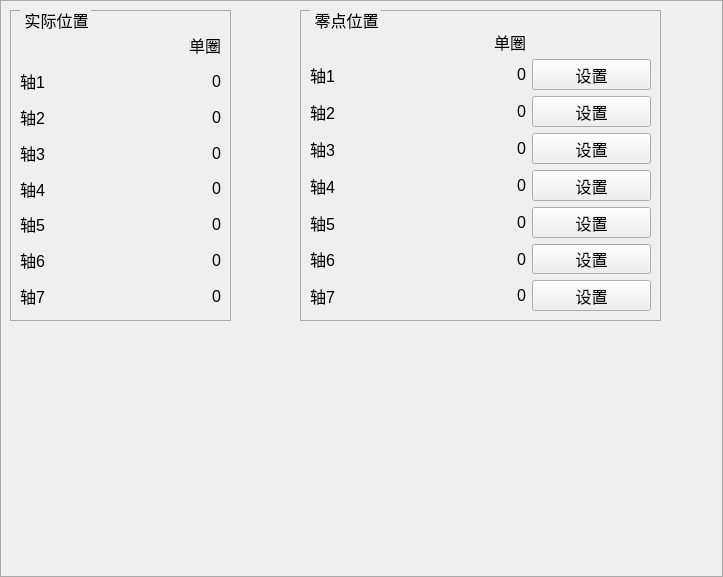
<?xml version="1.0" encoding="UTF-8"?>
<ui version="4.0">
 <class>CToolCoorSetUi</class>
 <widget class="QWidget" name="CToolCoorSetUi">
  <property name="geometry">
   <rect>
    <x>0</x>
    <y>0</y>
    <width>723</width>
    <height>577</height>
   </rect>
  </property>
  <property name="windowTitle">
   <string>Form</string>
  </property>
  <widget class="QGroupBox" name="groupBox">
   <property name="geometry">
    <rect>
     <x>0</x>
     <y>0</y>
     <width>723</width>
     <height>577</height>
    </rect>
   </property>
   <property name="styleSheet">
    <string notr="true">QGroupBox {
            border-color: rgb(170, 170, 170);
            border-width: 1px;
            border-style: solid;
            margin-top: 1ex;
			font: 16px
        }
        QGroupBox::title {
            subcontrol-origin: margin;
            subcontrol-position: top left;
            left: 10px;
            margin-left: 2px;
            padding: 0  0px;
        }</string>
   </property>
   <widget class="QGroupBox" name="groupBox_2">
    <property name="geometry">
     <rect>
      <x>10</x>
      <y>10</y>
      <width>221</width>
      <height>311</height>
     </rect>
    </property>
    <property name="title">
     <string>实际位置</string>
    </property>
    <widget class="QWidget" name="gridLayoutWidget_3">
     <property name="geometry">
      <rect>
       <x>10</x>
       <y>20</y>
       <width>201</width>
       <height>281</height>
      </rect>
     </property>
     <layout class="QGridLayout" name="gridLayout_3" columnstretch="1,4,8">
      <item row="1" column="0">
       <widget class="QLabel" name="label_28">
        <property name="font">
         <font>
          <pointsize>12</pointsize>
         </font>
        </property>
        <property name="text">
         <string>轴1</string>
        </property>
       </widget>
      </item>
      <item row="4" column="2">
       <widget class="QLabel" name="axis4_single">
        <property name="font">
         <font>
          <pointsize>12</pointsize>
         </font>
        </property>
        <property name="text">
         <string>0</string>
        </property>
        <property name="alignment">
         <set>Qt::AlignRight|Qt::AlignTrailing|Qt::AlignVCenter</set>
        </property>
       </widget>
      </item>
      <item row="3" column="0">
       <widget class="QLabel" name="label_35">
        <property name="font">
         <font>
          <pointsize>12</pointsize>
         </font>
        </property>
        <property name="text">
         <string>轴3</string>
        </property>
       </widget>
      </item>
      <item row="6" column="0">
       <widget class="QLabel" name="label_40">
        <property name="font">
         <font>
          <pointsize>12</pointsize>
         </font>
        </property>
        <property name="text">
         <string>轴6</string>
        </property>
       </widget>
      </item>
      <item row="2" column="0">
       <widget class="QLabel" name="label_15">
        <property name="font">
         <font>
          <pointsize>12</pointsize>
         </font>
        </property>
        <property name="text">
         <string>轴2</string>
        </property>
       </widget>
      </item>
      <item row="3" column="1">
       <widget class="QLabel" name="axis3_multi">
        <property name="text">
         <string/>
        </property>
       </widget>
      </item>
      <item row="3" column="2">
       <widget class="QLabel" name="axis3_single">
        <property name="font">
         <font>
          <pointsize>12</pointsize>
         </font>
        </property>
        <property name="text">
         <string>0</string>
        </property>
        <property name="alignment">
         <set>Qt::AlignRight|Qt::AlignTrailing|Qt::AlignVCenter</set>
        </property>
       </widget>
      </item>
      <item row="1" column="1">
       <widget class="QLabel" name="axis1_multi">
        <property name="text">
         <string/>
        </property>
       </widget>
      </item>
      <item row="4" column="0">
       <widget class="QLabel" name="label_38">
        <property name="font">
         <font>
          <pointsize>12</pointsize>
         </font>
        </property>
        <property name="text">
         <string>轴4</string>
        </property>
       </widget>
      </item>
      <item row="4" column="1">
       <widget class="QLabel" name="axis4_multi">
        <property name="text">
         <string/>
        </property>
       </widget>
      </item>
      <item row="6" column="1">
       <widget class="QLabel" name="axis6_multi">
        <property name="text">
         <string/>
        </property>
       </widget>
      </item>
      <item row="1" column="2">
       <widget class="QLabel" name="axis1_single">
        <property name="font">
         <font>
          <pointsize>12</pointsize>
         </font>
        </property>
        <property name="text">
         <string>0</string>
        </property>
        <property name="alignment">
         <set>Qt::AlignRight|Qt::AlignTrailing|Qt::AlignVCenter</set>
        </property>
       </widget>
      </item>
      <item row="0" column="1">
       <widget class="QLabel" name="real_multi">
        <property name="text">
         <string/>
        </property>
       </widget>
      </item>
      <item row="2" column="2">
       <widget class="QLabel" name="axis2_single">
        <property name="font">
         <font>
          <pointsize>12</pointsize>
         </font>
        </property>
        <property name="text">
         <string>0</string>
        </property>
        <property name="alignment">
         <set>Qt::AlignRight|Qt::AlignTrailing|Qt::AlignVCenter</set>
        </property>
       </widget>
      </item>
      <item row="0" column="2">
       <widget class="QLabel" name="real_single">
        <property name="font">
         <font>
          <pointsize>12</pointsize>
         </font>
        </property>
        <property name="text">
         <string>单圈</string>
        </property>
        <property name="alignment">
         <set>Qt::AlignRight|Qt::AlignTrailing|Qt::AlignVCenter</set>
        </property>
       </widget>
      </item>
      <item row="2" column="1">
       <widget class="QLabel" name="axis2_multi">
        <property name="text">
         <string/>
        </property>
       </widget>
      </item>
      <item row="5" column="2">
       <widget class="QLabel" name="axis5_single">
        <property name="font">
         <font>
          <pointsize>12</pointsize>
         </font>
        </property>
        <property name="text">
         <string>0</string>
        </property>
        <property name="alignment">
         <set>Qt::AlignRight|Qt::AlignTrailing|Qt::AlignVCenter</set>
        </property>
       </widget>
      </item>
      <item row="5" column="1">
       <widget class="QLabel" name="axis5_multi">
        <property name="text">
         <string/>
        </property>
       </widget>
      </item>
      <item row="6" column="2">
       <widget class="QLabel" name="axis6_single">
        <property name="font">
         <font>
          <pointsize>12</pointsize>
         </font>
        </property>
        <property name="text">
         <string>0</string>
        </property>
        <property name="alignment">
         <set>Qt::AlignRight|Qt::AlignTrailing|Qt::AlignVCenter</set>
        </property>
       </widget>
      </item>
      <item row="5" column="0">
       <widget class="QLabel" name="axis4_zero_multi_4">
        <property name="font">
         <font>
          <pointsize>12</pointsize>
         </font>
        </property>
        <property name="text">
         <string>轴5</string>
        </property>
       </widget>
      </item>
      <item row="7" column="0">
       <widget class="QLabel" name="label_41">
        <property name="font">
         <font>
          <pointsize>12</pointsize>
         </font>
        </property>
        <property name="text">
         <string>轴7</string>
        </property>
       </widget>
      </item>
      <item row="7" column="2">
       <widget class="QLabel" name="axis7_single">
        <property name="font">
         <font>
          <pointsize>12</pointsize>
         </font>
        </property>
        <property name="text">
         <string>0</string>
        </property>
        <property name="alignment">
         <set>Qt::AlignRight|Qt::AlignTrailing|Qt::AlignVCenter</set>
        </property>
       </widget>
      </item>
      <item row="7" column="1">
       <widget class="QLabel" name="axis7_multi">
        <property name="text">
         <string/>
        </property>
       </widget>
      </item>
     </layout>
    </widget>
   </widget>
   <widget class="QGroupBox" name="groupBox_3">
    <property name="geometry">
     <rect>
      <x>300</x>
      <y>10</y>
      <width>361</width>
      <height>311</height>
     </rect>
    </property>
    <property name="title">
     <string>零点位置</string>
    </property>
    <widget class="QWidget" name="gridLayoutWidget_2">
     <property name="geometry">
      <rect>
       <x>10</x>
       <y>20</y>
       <width>341</width>
       <height>281</height>
      </rect>
     </property>
     <layout class="QGridLayout" name="gridLayout_2" columnstretch="1,4,8,8">
      <item row="4" column="3">
       <widget class="QPushButton" name="setzeroaxis4">
        <property name="font">
         <font>
          <pointsize>12</pointsize>
         </font>
        </property>
        <property name="text">
         <string>设置</string>
        </property>
       </widget>
      </item>
      <item row="6" column="3">
       <widget class="QPushButton" name="setzeroaxis6">
        <property name="font">
         <font>
          <pointsize>12</pointsize>
         </font>
        </property>
        <property name="text">
         <string>设置</string>
        </property>
       </widget>
      </item>
      <item row="5" column="1">
       <widget class="QLabel" name="axis5_zero_multi">
        <property name="text">
         <string/>
        </property>
       </widget>
      </item>
      <item row="0" column="1">
       <widget class="QLabel" name="zero_multi">
        <property name="text">
         <string/>
        </property>
       </widget>
      </item>
      <item row="5" column="2">
       <widget class="QLabel" name="axis5_zero_single">
        <property name="font">
         <font>
          <pointsize>12</pointsize>
         </font>
        </property>
        <property name="text">
         <string>0</string>
        </property>
        <property name="alignment">
         <set>Qt::AlignRight|Qt::AlignTrailing|Qt::AlignVCenter</set>
        </property>
       </widget>
      </item>
      <item row="6" column="2">
       <widget class="QLabel" name="axis6_zero_single">
        <property name="font">
         <font>
          <pointsize>12</pointsize>
         </font>
        </property>
        <property name="text">
         <string>0</string>
        </property>
        <property name="alignment">
         <set>Qt::AlignRight|Qt::AlignTrailing|Qt::AlignVCenter</set>
        </property>
       </widget>
      </item>
      <item row="4" column="1">
       <widget class="QLabel" name="axis4_zero_multi">
        <property name="text">
         <string/>
        </property>
       </widget>
      </item>
      <item row="5" column="0">
       <widget class="QLabel" name="axis4_zero_multi_3">
        <property name="font">
         <font>
          <pointsize>12</pointsize>
         </font>
        </property>
        <property name="text">
         <string>轴5</string>
        </property>
       </widget>
      </item>
      <item row="0" column="2">
       <widget class="QLabel" name="zero_single">
        <property name="maximumSize">
         <size>
          <width>16777215</width>
          <height>23</height>
         </size>
        </property>
        <property name="font">
         <font>
          <pointsize>12</pointsize>
         </font>
        </property>
        <property name="text">
         <string>单圈</string>
        </property>
        <property name="alignment">
         <set>Qt::AlignRight|Qt::AlignTrailing|Qt::AlignVCenter</set>
        </property>
       </widget>
      </item>
      <item row="2" column="3">
       <widget class="QPushButton" name="setzeroaxis2">
        <property name="font">
         <font>
          <pointsize>12</pointsize>
         </font>
        </property>
        <property name="text">
         <string>设置</string>
        </property>
       </widget>
      </item>
      <item row="6" column="1">
       <widget class="QLabel" name="axis6_zero_multi">
        <property name="text">
         <string/>
        </property>
       </widget>
      </item>
      <item row="3" column="1">
       <widget class="QLabel" name="axis3_zero_multi">
        <property name="text">
         <string/>
        </property>
       </widget>
      </item>
      <item row="3" column="2">
       <widget class="QLabel" name="axis3_zero_single">
        <property name="font">
         <font>
          <pointsize>12</pointsize>
         </font>
        </property>
        <property name="text">
         <string>0</string>
        </property>
        <property name="alignment">
         <set>Qt::AlignRight|Qt::AlignTrailing|Qt::AlignVCenter</set>
        </property>
       </widget>
      </item>
      <item row="6" column="0">
       <widget class="QLabel" name="label_39">
        <property name="font">
         <font>
          <pointsize>12</pointsize>
         </font>
        </property>
        <property name="text">
         <string>轴6</string>
        </property>
       </widget>
      </item>
      <item row="1" column="1">
       <widget class="QLabel" name="axis1_zero_multi">
        <property name="text">
         <string/>
        </property>
       </widget>
      </item>
      <item row="2" column="0">
       <widget class="QLabel" name="label_12">
        <property name="font">
         <font>
          <pointsize>12</pointsize>
         </font>
        </property>
        <property name="text">
         <string>轴2</string>
        </property>
       </widget>
      </item>
      <item row="4" column="0">
       <widget class="QLabel" name="label_37">
        <property name="font">
         <font>
          <pointsize>12</pointsize>
         </font>
        </property>
        <property name="text">
         <string>轴4</string>
        </property>
       </widget>
      </item>
      <item row="4" column="2">
       <widget class="QLabel" name="axis4_zero_single">
        <property name="font">
         <font>
          <pointsize>12</pointsize>
         </font>
        </property>
        <property name="text">
         <string>0</string>
        </property>
        <property name="alignment">
         <set>Qt::AlignRight|Qt::AlignTrailing|Qt::AlignVCenter</set>
        </property>
       </widget>
      </item>
      <item row="1" column="0">
       <widget class="QLabel" name="label_27">
        <property name="font">
         <font>
          <pointsize>12</pointsize>
         </font>
        </property>
        <property name="text">
         <string>轴1</string>
        </property>
       </widget>
      </item>
      <item row="5" column="3">
       <widget class="QPushButton" name="setzeroaxis5">
        <property name="font">
         <font>
          <pointsize>12</pointsize>
         </font>
        </property>
        <property name="text">
         <string>设置</string>
        </property>
       </widget>
      </item>
      <item row="1" column="3">
       <widget class="QPushButton" name="setzeroaxis1">
        <property name="font">
         <font>
          <pointsize>12</pointsize>
         </font>
        </property>
        <property name="text">
         <string>设置</string>
        </property>
       </widget>
      </item>
      <item row="3" column="0">
       <widget class="QLabel" name="label_34">
        <property name="font">
         <font>
          <pointsize>12</pointsize>
         </font>
        </property>
        <property name="text">
         <string>轴3</string>
        </property>
       </widget>
      </item>
      <item row="3" column="3">
       <widget class="QPushButton" name="setzeroaxis3">
        <property name="font">
         <font>
          <pointsize>12</pointsize>
         </font>
        </property>
        <property name="text">
         <string>设置</string>
        </property>
       </widget>
      </item>
      <item row="2" column="1">
       <widget class="QLabel" name="axis2_zero_multi">
        <property name="text">
         <string/>
        </property>
       </widget>
      </item>
      <item row="1" column="2">
       <widget class="QLabel" name="axis1_zero_single">
        <property name="font">
         <font>
          <pointsize>12</pointsize>
         </font>
        </property>
        <property name="text">
         <string>0</string>
        </property>
        <property name="alignment">
         <set>Qt::AlignRight|Qt::AlignTrailing|Qt::AlignVCenter</set>
        </property>
       </widget>
      </item>
      <item row="2" column="2">
       <widget class="QLabel" name="axis2_zero_single">
        <property name="font">
         <font>
          <pointsize>12</pointsize>
         </font>
        </property>
        <property name="text">
         <string>0</string>
        </property>
        <property name="alignment">
         <set>Qt::AlignRight|Qt::AlignTrailing|Qt::AlignVCenter</set>
        </property>
       </widget>
      </item>
      <item row="7" column="0">
       <widget class="QLabel" name="label_42">
        <property name="font">
         <font>
          <pointsize>12</pointsize>
         </font>
        </property>
        <property name="text">
         <string>轴7</string>
        </property>
       </widget>
      </item>
      <item row="7" column="2">
       <widget class="QLabel" name="axis7_zero_single">
        <property name="font">
         <font>
          <pointsize>12</pointsize>
         </font>
        </property>
        <property name="text">
         <string>0</string>
        </property>
        <property name="alignment">
         <set>Qt::AlignRight|Qt::AlignTrailing|Qt::AlignVCenter</set>
        </property>
       </widget>
      </item>
      <item row="7" column="3">
       <widget class="QPushButton" name="setzeroaxis7">
        <property name="font">
         <font>
          <pointsize>12</pointsize>
         </font>
        </property>
        <property name="text">
         <string>设置</string>
        </property>
       </widget>
      </item>
      <item row="7" column="1">
       <widget class="QLabel" name="axis7_zero_multi">
        <property name="text">
         <string/>
        </property>
       </widget>
      </item>
     </layout>
    </widget>
   </widget>
  </widget>
 </widget>
 <resources/>
 <connections/>
</ui>
